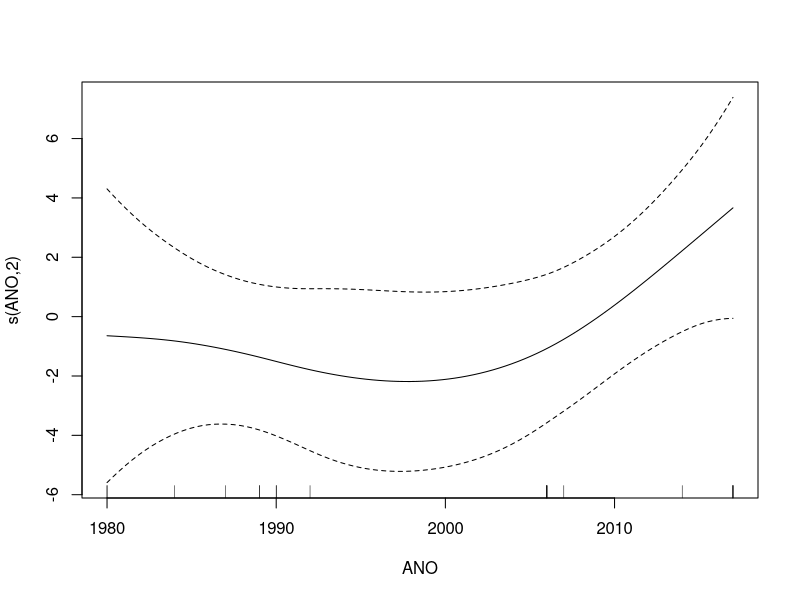

R code for this plot:
ls()
getwd()
setwd("C:/Users/beaco/OneDrive/Documentos/Mestrado/Análises")
dir()
Salminus <- read.table("Salminus.txt", header=T)
Salminus

library('mgcv')

model1 <- gam(CP ~ s(ANO), data = Salminus, method = 'REML')
summary(model1)
plot(model1)
